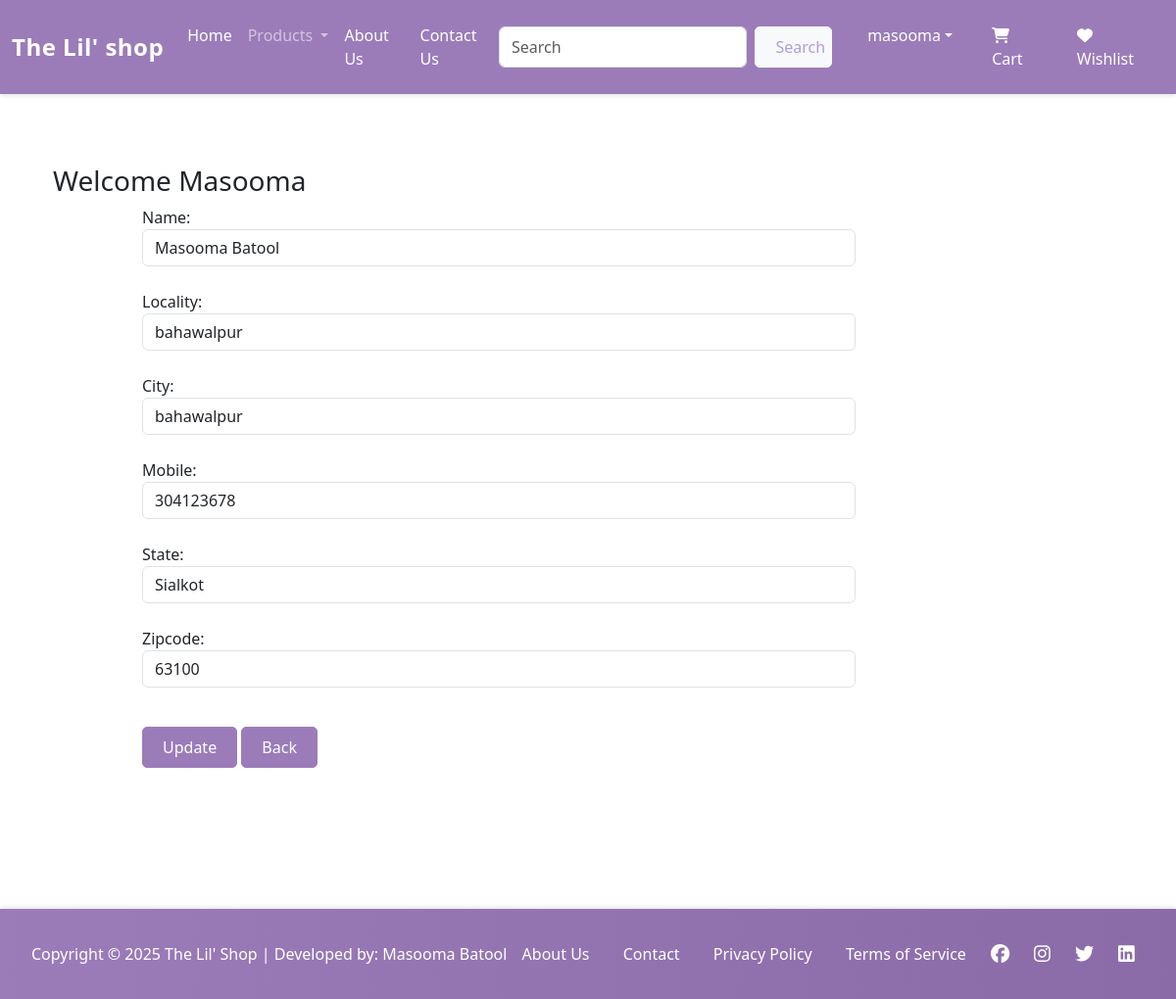
/updateAddress/2 (signed in), run on the app's committed database.
### app/models.py (models this page shows, shortened)
class Customer(models.Model):
    user = models.ForeignKey(User, on_delete=models.CASCADE)
    name = models.CharField(max_length=200)
    locality = models.CharField(max_length=200)
    city = models.CharField(max_length=200)
    mobile = models.IntegerField(default=0)
    state = models.CharField(choices=STATE_CHOICES, max_length=200)
    zipcode = models.IntegerField()

### app/views.py (the view, shortened to what this page needs)
# urls.py: path("updateAddress/<int:pk>", views.updateAddress.as_view(), name="updateAddress"),
@method_decorator(login_required, name='dispatch')
class updateAddress(View):
        def get(self, request, pk):
            add = Customer.objects.get(pk=pk)
            form = CustomerProfileForm(instance=add)
            return render(request, "app/updateAddress.html",locals())

### app/forms.py
class CustomerProfileForm(forms.ModelForm):
    class Meta:
        model = Customer
        fields = ['name', 'locality', 'city', 'mobile', 'state', 'zipcode']
        widgets = {
            'name': forms.TextInput(attrs={'class':'form-control'}),
            'locality': forms.TextInput(attrs={'class':'form-control'}),
            'city': forms.TextInput(attrs={'class':'form-control'}),
            'mobile': forms.NumberInput(attrs={'class':'form-control'}),
            'state': forms.Select(attrs={'class':'form-control'}),
            'zipcode': forms.NumberInput(attrs={'class':'form-control'}),
        }

### app/templates/app/updateAddress.html (shortened to what this page needs)
{% extends 'app/base.html' %}
{% load static %}
{% block maincontent %}
<div class="container my-5">
    <div class="row">
        <h3>Welcome <span class="text-capitalize">{{request.user}}</span></h3>
    </div>
    <div class="col-sm-8 offset-sm-1">
        <form action="" method="post">
            {% for fm in form %}
            {{fm.label_tag}} {{fm}} <small class="text-danger">{{fm.errors|striptags}}</small><br>
            {% endfor %}
            <div class="col-12 mt-3">
                <button type="submit" class="btn btn-primary mb-3">Update</button>
                <a href="{% url 'address' %}" type="button" class="btn btn-danger mb-3">Back</a>
            </div>
        </form>
    </div>
</div>
{% endblock maincontent %}

### app/templates/app/base.html (shortened to what this page needs)
<!DOCTYPE html>
{% load static %}
<html lang="en">
<head>
    <link href="https://cdn.jsdelivr.net/npm/bootstrap@5.3.5/dist/css/bootstrap.min.css" rel="stylesheet"
>
    <link rel="stylesheet" href="{% static 'app/css/owl.carousel.min.css' %}">
    <link rel="stylesheet" href="{% static 'app/css/all.min.css' %}">
    <link rel="stylesheet" href="{% static 'app/css/style.css' %}">
    <link rel="stylesheet" href="{% static 'app/css/custom.css' %}">
</head>
<body>
    <nav class="navbar navbar-expand-lg navbar-dark bg-success">
        <div class="container-fluid">
          <a class="navbar-brand" href="/">The Lil' shop</a>
          <div class="collapse navbar-collapse" id="navbarSupportedContent">
            <ul class="navbar-nav me-auto mb-2 mb-lg-0">
              <li class="nav-item">
                <a class="nav-link active" aria-current="page" href="/">Home</a>
              </li>
              <li class="nav-item dropdown">
                <a class="nav-link dropdown-toggle" href="#" role="button" data-bs-toggle="dropdown" aria-expanded="false">
                  Products
                </a>
              </li>
              <li class="nav-item">
                <a class="nav-link text-white" href="{% url 'about' %}">About Us</a>
              </li>
              <li class="nav-item">
                <a class="nav-link text-white" href="{% url 'contact' %}">Contact Us</a>
              </li>
            </ul>
            <form class="d-flex me-3" role="search" action="/search">
              <input class="form-control me-2" type="search" placeholder="Search"name="search" aria-label="Search">
              <button class="btn btn-light" type="submit" style="color: #B19CD9;">Search</button>
            </form>
          </div>
          <ul class="navbar-nav auth-buttons">
            {% if user.is_authenticated %}
              <li class="nav-item dropdown mx-2">
                <a class="nav-link dropdown-toggle text-white" href="#"
                   id="profileDropdown" role="button" data-bs-toggle="dropdown" aria-expanded="false">{{user.username}}</a>
              </li>
              <li class="nav-item mx-2"><a href="{% url 'showcart' %}" class="nav-link text-white"><i class="fas fa-shopping-cart"></i> Cart</a></li>
              <li class="nav-item mx-2"><a href="{% url 'wishlist' %}" class="nav-link text-white"><i class="fas fa-heart"></i> Wishlist</a></li>
            {% else %}
              <li class="nav-item mx-2"><a href="{% url 'login' %}" class="nav-link text-white login-btn">Login</a></li>
              <li class="nav-item mx-2"><a href="{% url 'customerregistration' %}" class="nav-link register-btn">Register</a></li>
            {% endif %}
          </ul>
        </div>
    </nav>
    <div class="container mt-4">
        {% block maincontent %}{% endblock maincontent %}
    </div>
    <footer class="container-fluid footer mt-5">
        <div class="footer-content">
            <div class="copyright">
                Copyright © 2025 The Lil' Shop | Developed by: Masooma Batool
            </div>
            <ul class="footer-links">
                <li><a href="{% url 'about' %}">About Us</a></li>
                <li><a href="{% url 'contact' %}">Contact</a></li>
                <li><a href="#">Privacy Policy</a></li>
                <li><a href="#">Terms of Service</a></li>
            </ul>
            <div class="social-links">
                <a href="#" title="Facebook"><i class="fab fa-facebook"></i></a>
                <a href="#" title="Instagram"><i class="fab fa-instagram"></i></a>
                <a href="#" title="Twitter"><i class="fab fa-twitter"></i></a>
                <a href="#" title="LinkedIn"><i class="fab fa-linkedin"></i></a>
            </div>
        </div>
    </footer>
</body>
</html>

### app/static/app/css/custom.css (style rules this page uses)
.bg-success { background-color: #9B7CB9 !important; }
.navbar { box-shadow: 0 2px 4px rgba(0, 0, 0, 0.1); padding: 1rem 0; }
.navbar-brand { font-size: 1.5rem; font-weight: 600; letter-spacing: 0.5px; }
.nav-link { font-weight: 500; transition: all 0.3s ease; }
.footer { background: linear-gradient(to right, #9B7CB9, #8A6BA8) !important; padding: 2rem 0 !important; color: white !important; box-shadow: 0 -2px 4px rgba(0, 0, 0, 0.1); margin-top: auto; }
body { min-height: 100vh; display: flex; flex-direction: column; }
.container { flex: 1; margin-bottom: 2rem; }
.footer-content { display: flex; justify-content: space-between; align-items: center; flex-wrap: wrap; padding: 0 2rem; }
.footer-links { margin: 0; padding: 0; list-style: none; }
.footer-links li { display: inline-block; margin: 0 15px; }
.footer-links a { color: white; text-decoration: none; transition: all 0.3s ease; }
.social-links { font-size: 1.2rem; }
.social-links a { color: white; margin: 0 10px; transition: all 0.3s ease; }
.btn { border-radius: 5px; transition: all 0.3s ease; font-weight: 500; padding: 8px 20px; position: relative; overflow: hidden; }
.btn-primary { background-color: #9B7CB9 !important; border-color: #9B7CB9 !important; color: white !important; }
.btn-danger { background-color: #9B7CB9 !important; border-color: #9B7CB9 !important; color: white !important; }
.btn::before { content: ''; position: absolute; top: 0; left: -100%; width: 100%; height: 100%; background: linear-gradient( 120deg, transparent, rgba(255, 255, 255, 0.3), transparent ); transition: all 0.6s; }

### app/templates/app/base.html (style rules this page uses)
.auth-buttons .nav-link { padding: 0.5rem 1rem; margin: 0 0.25rem; border-radius: 4px; }

### data on the page
Customer: form "Masooma Batool" "bahawalpur" "bahawalpur" "304123678" "Sialkot" "63100"

### other printed values
{{ user.username }} "masooma"
{{ request.user }} "Masooma"
{{ fm.label_tag }} "Name:" "Locality:" "City:" "Mobile:" "State:" "Zipcode:"
